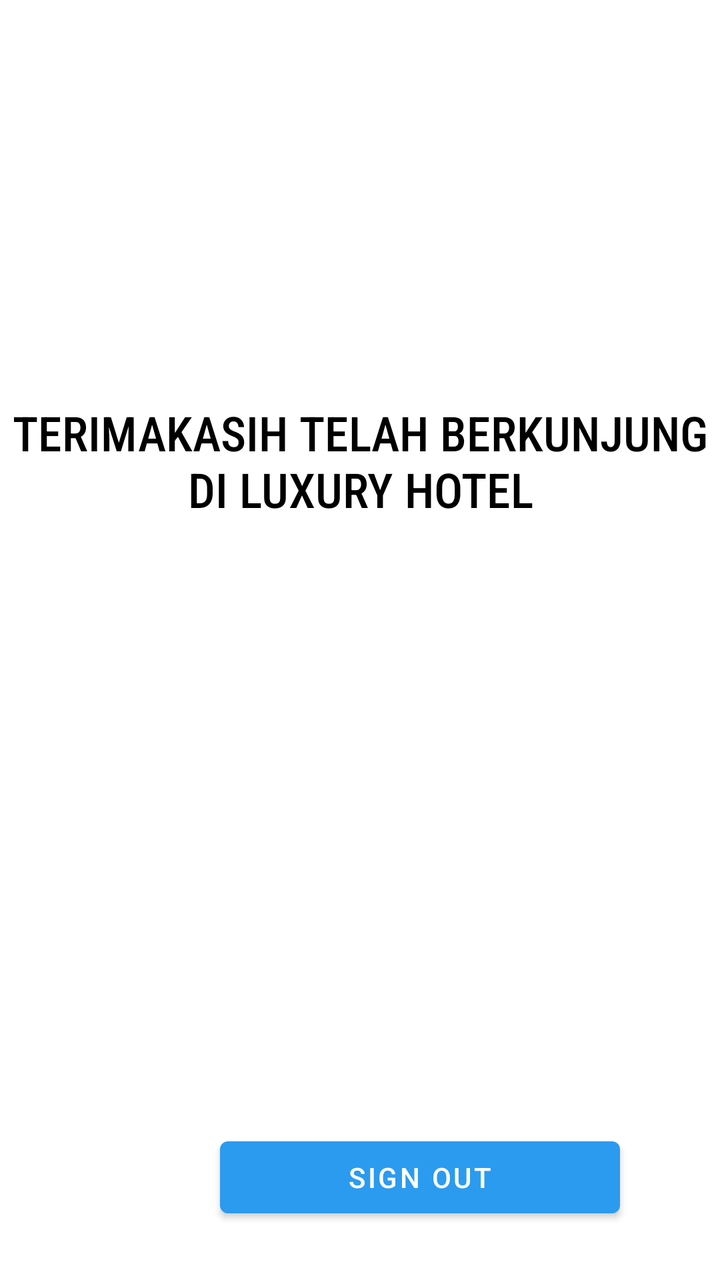
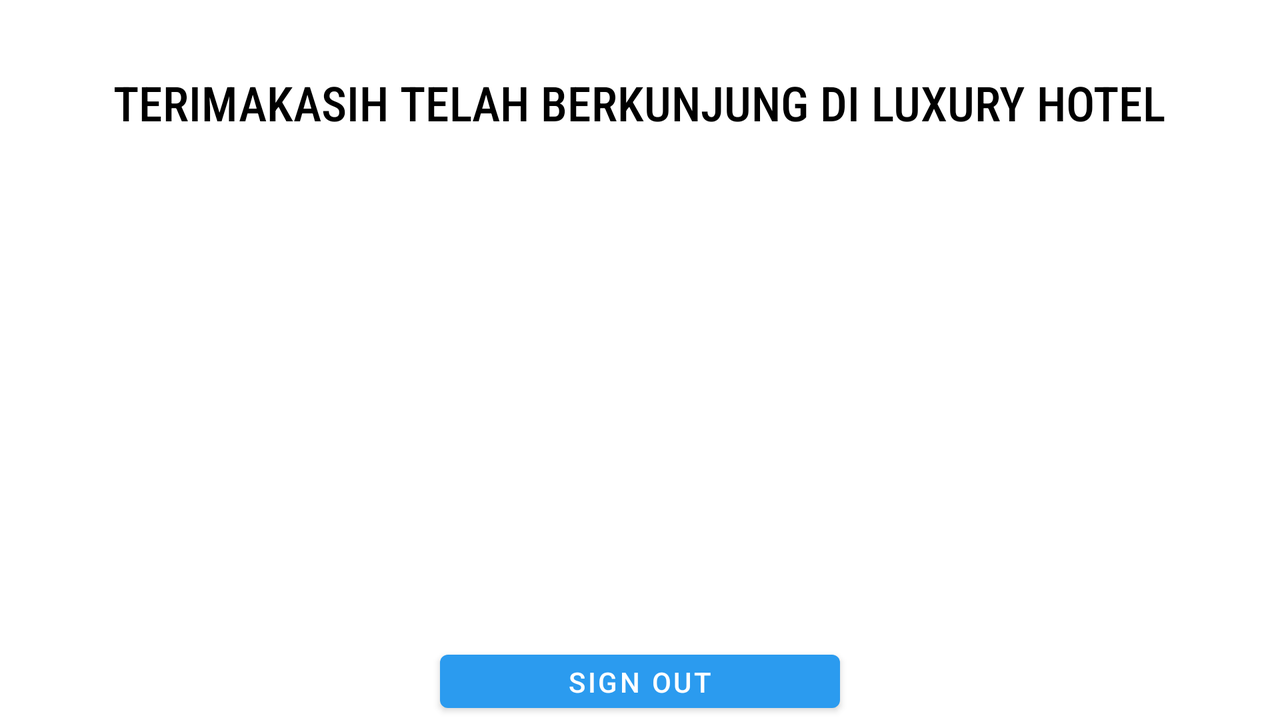

An Android layout and its configuration variant, each rendered on a device that would load it. The default file and the variant file are quoted in full after the pictures.
<!-- AndroidManifest.xml: application theme AppTheme -->
<!-- res/layout/sign_out.xml -->
<?xml version="1.0" encoding="utf-8"?>
<LinearLayout
    xmlns:android="http://schemas.android.com/apk/res/android"
    xmlns:app="http://schemas.android.com/apk/res-auto"
    xmlns:tools="http://schemas.android.com/tools"
    android:orientation="vertical"
    android:layout_width="match_parent"
    android:layout_height="match_parent"
    android:background="@drawable/background"
    tools:context=".SignOut">

    <TextView
        android:layout_width="wrap_content"
        android:layout_height="wrap_content"
        android:text="TERIMAKASIH TELAH BERKUNJUNG DI LUXURY HOTEL"
        android:textAlignment="center"
        android:layout_marginTop="200dp"
        android:layout_marginStart= "0dp"
        android:fontFamily="sans-serif-condensed-medium"
        android:textSize="24sp"
        android:textColor="#000000"/>

    <ImageView
        android:layout_width="260dp"
        android:layout_height="194dp"
        android:layout_alignParentRight="true"
        android:layout_alignParentBottom="true"
        android:layout_marginStart="70dp"
        android:layout_marginTop="10dp"
        android:src="@drawable/hotel2" />

    <Button
        android:id="@+id/btnSignOut"
        android:layout_width="200dp"
        android:layout_height="wrap_content"
        android:layout_marginStart="110dp"
        android:layout_marginTop="100dp"
        android:text="SIGN OUT"
        android:textAlignment="center"/>
</LinearLayout>
<!-- resources referenced by this layout -->
<resources>
  <style name="AppTheme" parent="Theme.MaterialComponents.Light">
          
          <item name="colorPrimary">@color/colorPrimary</item>
          <item name="colorPrimaryDark">@color/colorPrimaryDark</item>
          <item name="colorAccent">@color/colorAccent</item>
      </style>
  <color name="colorPrimary">#2b9bef</color>
  <color name="colorPrimaryDark">#3700B3</color>
  <color name="colorAccent">#03DAC5</color>
</resources>
<!-- res/layout-land/sign_out.xml (the repository's variant of the layout above) -->
<!-- drawn on the phone turned sideways -->
<?xml version="1.0" encoding="utf-8"?>
<LinearLayout
    xmlns:android="http://schemas.android.com/apk/res/android"
    xmlns:app="http://schemas.android.com/apk/res-auto"
    xmlns:tools="http://schemas.android.com/tools"
    android:orientation="vertical"
    android:layout_width="match_parent"
    android:layout_height="match_parent"
    tools:context=".SignOut">

    <TextView
        android:layout_width="wrap_content"
        android:layout_height="wrap_content"
        android:text="TERIMAKASIH TELAH BERKUNJUNG DI LUXURY HOTEL"
        android:textAlignment="center"
        android:layout_marginTop="35dp"
        android:layout_gravity="center"
        android:fontFamily="sans-serif-condensed-medium"
        android:textSize="24sp"
        android:textColor="#000000"/>

    <ImageView
        android:layout_width="match_parent"
        android:layout_height="194dp"
        android:layout_marginTop="10dp"
        android:src="@drawable/hotel2" />

    <Button
        android:id="@+id/btnSignOut"
        android:layout_width="200dp"
        android:layout_height="wrap_content"
        android:layout_gravity="center"
        android:layout_marginTop="50dp"
        android:text="SIGN OUT"
        android:textAlignment="center"/>
</LinearLayout>
